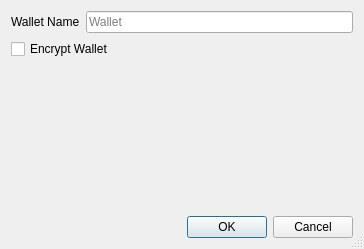
<?xml version="1.0" encoding="UTF-8"?>
<ui version="4.0">
 <class>CreateWalletDialog</class>
 <widget class="QDialog" name="CreateWalletDialog">
  <property name="geometry">
   <rect>
    <x>0</x>
    <y>0</y>
    <width>364</width>
    <height>249</height>
   </rect>
  </property>
  <property name="windowTitle">
   <string>Create Wallet</string>
  </property>
  <property name="sizeGripEnabled">
   <bool>true</bool>
  </property>
  <layout class="QVBoxLayout" name="verticalLayout">
   <item>
    <layout class="QHBoxLayout" name="horizontalLayout">
     <item>
      <widget class="QLabel" name="wallet_name_label">
       <property name="text">
        <string>Wallet Name</string>
       </property>
      </widget>
     </item>
     <item>
      <widget class="QLineEdit" name="wallet_name_line_edit">
       <property name="minimumSize">
        <size>
         <width>262</width>
         <height>0</height>
        </size>
       </property>
       <property name="placeholderText">
        <string>Wallet</string>
       </property>
      </widget>
     </item>
    </layout>
   </item>
   <item>
    <widget class="QCheckBox" name="encrypt_wallet_checkbox">
     <property name="toolTip">
      <string>Encrypt the wallet. The wallet will be encrypted with a passphrase of your choice.</string>
     </property>
     <property name="text">
      <string>Encrypt Wallet</string>
     </property>
     <property name="checked">
      <bool>false</bool>
     </property>
    </widget>
   </item>
   <item>
    <spacer name="verticalSpacer_1">
     <property name="orientation">
      <enum>Qt::Vertical</enum>
     </property>
     <property name="sizeType">
      <enum>QSizePolicy::Fixed</enum>
     </property>
     <property name="sizeHint" stdset="0">
      <size>
       <width>20</width>
       <height>8</height>
      </size>
     </property>
    </spacer>
   </item>
   <item>
    <spacer name="verticalSpacer_2">
     <property name="orientation">
      <enum>Qt::Vertical</enum>
     </property>
     <property name="sizeHint" stdset="0">
      <size>
       <width>20</width>
       <height>0</height>
      </size>
     </property>
    </spacer>
   </item>
   <item>
    <widget class="QDialogButtonBox" name="buttonBox">
     <property name="orientation">
      <enum>Qt::Horizontal</enum>
     </property>
     <property name="standardButtons">
      <set>QDialogButtonBox::Cancel|QDialogButtonBox::Ok</set>
     </property>
    </widget>
   </item>
  </layout>
 </widget>
 <tabstops>
  <tabstop>wallet_name_line_edit</tabstop>
  <tabstop>encrypt_wallet_checkbox</tabstop>
 </tabstops>
 <resources/>
 <connections>
  <connection>
   <sender>buttonBox</sender>
   <signal>accepted()</signal>
   <receiver>CreateWalletDialog</receiver>
   <slot>accept()</slot>
   <hints>
    <hint type="sourcelabel">
     <x>248</x>
     <y>254</y>
    </hint>
    <hint type="destinationlabel">
     <x>157</x>
     <y>274</y>
    </hint>
   </hints>
  </connection>
  <connection>
   <sender>buttonBox</sender>
   <signal>rejected()</signal>
   <receiver>CreateWalletDialog</receiver>
   <slot>reject()</slot>
   <hints>
    <hint type="sourcelabel">
     <x>316</x>
     <y>260</y>
    </hint>
    <hint type="destinationlabel">
     <x>286</x>
     <y>274</y>
    </hint>
   </hints>
  </connection>
 </connections>
</ui>
